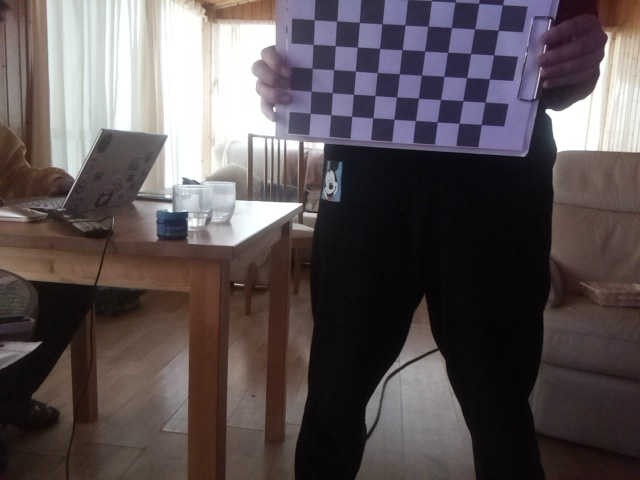
#> input picture code/calibration/calibration_images/test1/cal_image_1.jpg, 640 x 480 px, given in place of the camera
$ python pinhole.py
#> lines starting #> are read from the running program, lines starting #| are printed output that depends on the picture; after the words box and inside, x2 and y2 are one past the last pixel; in counts of white or black regions, pixels touching at a corner belong together; long printed decimals are rounded
### code/camera/camera_pibot/projGeom.py
###############################################################################
# (C) 2019 - Julio Vega
###############################################################################
# En este fichero se implementan funciones relacionadas con la Geometría      #
# Proyectiva, aplicada a la PiCam cámara modelo Pin Hole.                     #
###############################################################################

import numpy

DEBUG = 1

class Punto2D:
	x = 0
	y = 0
	h = 0

class Punto3D:
	x = 0
	y = 0
	z = 0
	h = 0

class PinholeCamera:
	position = Punto3D() # camera 3d position in mm
	foa = Punto3D() # camera 3d focus of attention in mm
	roll = None # camera roll position angle in rads
	fdistx = None # focus x distance in mm
	fdisty = None # focus y distance in mm
	u0 = None # pixels
	v0 = None
	skew = None #angle between the x and y pixel axes in rads
	rows = None # image height in pixels
	columns = None # image width in pixels
	# camera K matrix
	k11 = None
	k12 = None
	k13 = None
	k14 = None
	k21 = None
	k22 = None
	k23 = None
	k24 = None
	k31 = None
	k32 = None
	k33 = None
	k34 = None
	# camera rotation + translation matrix
	rt11 = None
	rt12 = None
	rt13 = None
	rt14 = None
	rt21 = None
	rt22 = None
	rt23 = None
	rt24 = None
	rt31 = None
	rt32 = None
	rt33 = None
	rt34 = None
	rt41 = None
	rt42 = None
	rt43 = None
	rt44 = None
	# distortion parameters
	d1 = None
	d2 = None
	d3 = None
	d4 = None
	d5 = None
	d6 = None
	dx = None
	dy = None

	# [46 lines left out: functions printCameraInfo, project, not called in this run]

def backproject (punto2D, camera):
	output = -1
	temp2D = Punto2D()
	punto3D = Punto3D()

	if (punto2D.h>0.):
		temp2D.h=camera.k11
		temp2D.x=punto2D.x*camera.k11/punto2D.h
		temp2D.y=punto2D.y*camera.k11/punto2D.h

		ik11=(1./camera.k11)
		ik12=-camera.k12/(camera.k11*camera.k22)
		ik13=(camera.k12*camera.k23-camera.k13*camera.k22)/(camera.k22*camera.k11)
		ik21=0.
		ik22=(1./camera.k22)
		ik23=-(camera.k23/camera.k22)
		ik31=0.
		ik32=0.
		ik33=1.

		a1=ik11*temp2D.x+ik12*temp2D.y+ik13*temp2D.h
		a2=ik21*temp2D.x+ik22*temp2D.y+ik23*temp2D.h
		a3=ik31*temp2D.x+ik32*temp2D.y+ik33*temp2D.h
		a4=1.

		ir11=camera.rt11
		ir12=camera.rt21
		ir13=camera.rt31
		ir14=0.
		ir21=camera.rt12
		ir22=camera.rt22
		ir23=camera.rt32
		ir24=0.
		ir31=camera.rt13
		ir32=camera.rt23
		ir33=camera.rt33
		ir34=0.
		ir41=0.
		ir42=0.
		ir43=0.
		ir44=1.

		b1=ir11*a1+ir12*a2+ir13*a3+ir14*a4
		b2=ir21*a1+ir22*a2+ir23*a3+ir24*a4
		b3=ir31*a1+ir32*a2+ir33*a3+ir34*a4
		b4=ir41*a1+ir42*a2+ir43*a3+ir44*a4

		it11=1.
		it12=0.
		it13=0.
		it14=camera.position.x
		it21=0.
		it22=1.
		it23=0.
		it24=camera.position.y
		it31=0.
		it32=0.
		it33=1.
		it34=camera.position.z
		it41=0.
		it42=0.
		it43=0.
		it44=1.

		punto3D.x=it11*b1+it12*b2+it13*b3+it14*b4
		punto3D.y=it21*b1+it22*b2+it23*b3+it24*b4
		punto3D.z=it31*b1+it32*b2+it33*b3+it34*b4
		punto3D.h=it41*b1+it42*b2+it43*b3+it44*b4

		if (punto3D.h!=0.):
			punto3D.x=punto3D.x/punto3D.h
			punto3D.y=punto3D.y/punto3D.h
			punto3D.z=punto3D.z/punto3D.h
			punto3D.h=1.
			output=1
		else:
			output=0

	return(output, punto3D)

# if p1 and p2 can't be drawed in a camera.cols X camera.rows image, then it will return 0. Otherwise it will return 1 and gooda & goodb will be the correct points in the image to be drawn
# p1 and p2 are both 2dpoints, output are a and b, 2dpoints also
# [218 lines left out: function displayline, not called in this run]

### code/camera/camera_pibot/pinhole.py
###############################################################################
# (C) 2019 - Julio Vega
###############################################################################
# Algoritmo de navegación de PiBot basado en sonar visual percibido por PiCam.#
# En este programa, los motores están parados, para así poder hacer pruebas.  #
###############################################################################

# -*- coding: utf-8 -*-
from projGeom import *
import cv2
import numpy


ANCHO_IMAGEN = 640
LARGO_IMAGEN = 480
FX = 497.66
FY = 502.16
CX = 325.3
CY = 240.18

DEGTORAD = 3.1415926535897932 / 180
myCamera = None


def loadCamera ():
	global myCamera
	myCamera = PinholeCamera()
	thetaY = 50*DEGTORAD # considerando que la camara (en vertical) está rotada 90º sobre eje Y
	thetaZ = 0*DEGTORAD # considerando que la camara (en vertical) está rotada 90º sobre eje Y
	thetaX = 0*DEGTORAD # considerando que la camara (en vertical) está rotada 90º sobre eje Y

	R_y = numpy.array ([(numpy.cos(thetaY),0,-numpy.sin(thetaY)),(0,1,0),(numpy.sin(thetaY),0,numpy.cos(thetaY))]) # R is a 3x3 rotation matrix
	R_z = numpy.array ([(numpy.cos(thetaZ),-numpy.sin(thetaZ),0),(numpy.sin(thetaZ),numpy.cos(thetaZ),0),(0,0,1)]) # R is a 3x3 rotation matrix
	R_x = numpy.array ([(1,0,0),(0,numpy.cos(thetaX),numpy.sin(thetaX)),(0, -numpy.sin(thetaX),numpy.cos(thetaX))]) # R is a 3x3 rotation matrix

	R_subt = numpy.dot (R_y, R_z)
	R_tot = numpy.dot (R_subt, R_x)

	T = numpy.array ([(1,0,0,0),(0,1,0,0),(0,0,1,-110)]) # T is a 3x4 traslation matrix
	Res = numpy.dot (R_tot,T)
	RT = numpy.append(Res, [[0,0,0,1]], axis=0) # RT is a 4x4 matrix
	K = numpy.array ([(FX,0,CX,0),(0,FY,CY,0),(0,0,1,0)]) # K is a 3x4 matrix
	# -------------------------------------------------------------

	# -------------------------------------------------------------
	# LOADING BOTH CAMERA MODELS JUST TO TEST THEM
	# -------------------------------------------------------------
	# A) PROGEO CAMERA
	# -------------------------------------------------------------
	myCamera.position.x = 0
	myCamera.position.y = 0
	myCamera.position.z = -88
	myCamera.position.h = 1

	# K intrinsec parameters matrix (values got from the PiCamCalibration.py)
	myCamera.k11 = K[0,0]
	myCamera.k12 = K[0,1]
	myCamera.k13 = K[0,2]
	myCamera.k14 = K[0,3]

	myCamera.k21 = K[1,0]
	myCamera.k22 = K[1,1]
	myCamera.k23 = K[1,2]
	myCamera.k24 = K[1,3]

	myCamera.k31 = K[2,0]
	myCamera.k32 = K[2,1]
	myCamera.k33 = K[2,2]
	myCamera.k34 = K[2,3]

	# RT rotation-traslation matrix
	myCamera.rt11 = RT[0,0]
	myCamera.rt12 = RT[0,1]
	myCamera.rt13 = RT[0,2]
	myCamera.rt14 = RT[0,3]

	myCamera.rt21 = RT[1,0]
	myCamera.rt22 = RT[1,1]
	myCamera.rt23 = RT[1,2]
	myCamera.rt24 = RT[1,3]

	myCamera.rt31 = RT[2,0]
	myCamera.rt32 = RT[2,1]
	myCamera.rt33 = RT[2,2]
	myCamera.rt34 = RT[2,3]

	myCamera.rt41 = RT[3,0]
	myCamera.rt42 = RT[3,1]
	myCamera.rt43 = RT[3,2]
	myCamera.rt44 = RT[3,3]

	myCamera.fdistx = K[0,0] #myCamera.k11
	myCamera.fdisty = K[1,1] #myCamera.k22
	myCamera.u0 = K[0,2] #myCamera.k13
	myCamera.v0 = K[1,2] #myCamera.k23
	myCamera.rows = LARGO_IMAGEN
	myCamera.columns = ANCHO_IMAGEN

	#myCamera.printCameraInfo ()
	# -------------------------------------------------------------
	'''
	# -------------------------------------------------------------
	# B) OPENCV CAMERA
	# -------------------------------------------------------------
	cameraCV = PinholeCamera_CV ()
	campositionCV = [(myCamera.position.x, myCamera.position.y, myCamera.position.z)]
	D = [(0.04853663), (-0.19172296), (-0.00088241), (-0.00245449), (-0.2196874)]
	K_CV = numpy.array ([(313.89382026,0,158.04145907),(0,316.64906146,117.5728043),(0,0,1)]) # K_CV is a 3x3 matrix
	cameraCV.setPinHoleCamera(K_CV, D, R, T, ANCHO_IMAGEN, LARGO_IMAGEN, campositionCV)

	cameraCV.printCameraInfo ()
	'''

def pixel2optical (p2d):
	aux = p2d.x
	p2d.x = LARGO_IMAGEN-1-p2d.y
	p2d.y = aux
	p2d.h = 1

	return p2d

def getIntersectionZ (p2d):
	p3d = Punto3D ()
	res = Punto3D ()
	p2d_ = Punto2D ()

	x = myCamera.position.x
	y = myCamera.position.y
	z = myCamera.position.z

	p2d_ = pixel2optical(p2d)
	result, p3d = backproject(p2d_, myCamera)

	# Check division by zero
	if((p3d.z-z) == 0.0):
		res.h = 0.0
		return

	zfinal = 0. # Quiero que intersecte con el Plano Z = 0

	# Linear equation (X-x)/(p3d.X-x) = (Y-y)/(p3d.Y-y) = (Z-z)/(p3d.Z-z)
	xfinal = x + (p3d.x - x)*(zfinal - z)/(p3d.z-z)
	yfinal = y + (p3d.y - y)*(zfinal - z)/(p3d.z-z)

	res.x = xfinal
	res.y = yfinal
	res.z = zfinal
	res.h = 1.0

	return res

def calcular_distancia_3d(x_cam, y_cam, z_cam, x_punto, y_punto, z_punto):
    distancia = numpy.sqrt((x_punto - x_cam)**2 + (y_punto - y_cam)**2 + (z_punto - z_cam)**2)
    return distancia


def detect_color(frame, lower_color, upper_color):
    hsv = cv2.cvtColor(frame, cv2.COLOR_BGR2HSV)
    mask = cv2.inRange(hsv, lower_color, upper_color)
    # Esto  hasido modificado
    contours, _ = cv2.findContours(mask, cv2.RETR_EXTERNAL, cv2.CHAIN_APPROX_SIMPLE)

    if contours:
        c = max(contours, key=cv2.contourArea)
        M = cv2.moments(c)
        if M["m00"] != 0:
            centroid_x = int(M["m10"] / M["m00"])
            centroid_y = int(M["m01"] / M["m00"])
            return centroid_x, centroid_y
    return None, None


# obtenemos el pixel de la imagen
def getPoints (frame):

    #global fronteraImg
    #global puntosFrontera

    pixel = Punto2D()
    pixelOnGround3D = Punto3D()

    lower_color = numpy.array([150, 50, 50])
    upper_color = numpy.array([170, 255, 255])

    centroid_x, centroid_y = detect_color(frame, lower_color, upper_color)


    if centroid_x is not None and centroid_y is not None:
        cv2.circle(frame, (centroid_x, centroid_y), 5, (0, 255, 0), -1)
        cv2.putText(frame, f"Centroide: ({centroid_x}, {centroid_y})", (centroid_x - 100, centroid_y - 20),
                        cv2.FONT_HERSHEY_SIMPLEX, 0.5, (255, 255, 255), 2)

        pixel.x = centroid_x
        pixel.y = centroid_y
        pixel.h = 1

        pixelOnGround3D = getIntersectionZ (pixel)

        print(f"Coordenadas 3D: X={pixelOnGround3D.x}, Y={pixelOnGround3D.y}, Z={pixelOnGround3D.z}")

if __name__=="__main__":

    cv2.namedWindow("Image Feed")
    # Mueve la ventana a una posición en concreto de la pantalla
    cv2.moveWindow("Image Feed", 159, -25)

    # Inicializa la cámara
    cap = cv2.VideoCapture(0)


    loadCamera()

    while True:

        # Lee un frame de la cámara
        ret,frame = cap.read()
#> frame is the input picture: shape (480, 640, 3); mean B, G, R 84.3, 82.6, 90.9

        # Gira la cámara 180º porque la cámara está físicamente dada la vuelta
        #flipped_frame = cv2.flip(frame,0)
        #flipped_frame = cv2.flip(flipped_frame,1)


        getPoints(frame)
#> in detect_color, `hsv = cv2.cvtColor(frame, cv2.COLOR_BGR2HSV)`: hsv: shape (480, 640, 3); mean H, S, V 64.7, 56.2, 95.3
#> in detect_color, `mask = cv2.inRange(hsv, lower_color, upper_color)`:
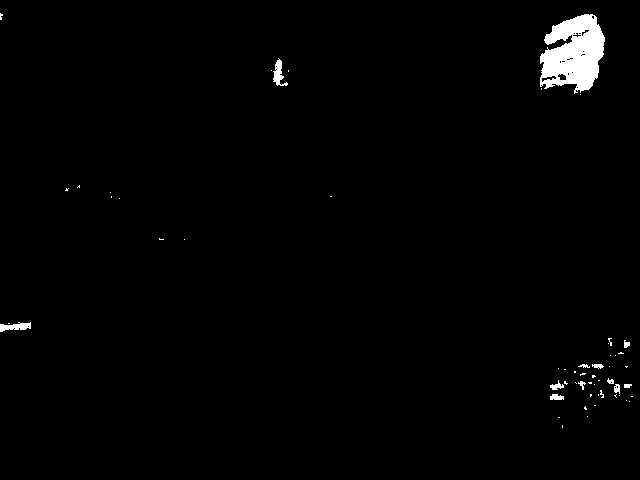
#> mask: shape (480, 640); 1.4% white; 56 white regions (44 under 20 px)
#> in detect_color, `contours, _ = cv2.findContours(mask, cv2.RETR_EXTERNAL, cv2.CHAIN_APPR..`: contours = 56 contours, 48 with area under 20; largest, box (x1, y1, x2, y2) and area: (540, 14, 605, 94) 3472, (273, 58, 288, 86) 150, (0, 322, 31, 332) 148, (550, 394, 564, 400) 49, (550, 380, 564, 390) 45, (614, 384, 620, 394) 34, (592, 364, 604, 369) 28, (624, 340, 630, 348) 22
#> in detect_color, `c = max(contours, key=cv2.contourArea)`: c = contour of 208 points, box (x1, y1, x2, y2) (540, 14, 605, 94), area 3472
#> in detect_color, `M = cv2.moments(c)`: M = moments, m00 3471.5, centre m10/m00, m01/m00 = (573.4, 53.31)
#> in detect_color, `centroid_x = int(M["m10"] / M["m00"])`: centroid_x = 573
#> in detect_color, `centroid_y = int(M["m01"] / M["m00"])`: centroid_y = 53
#> in getPoints, `centroid_x, centroid_y = detect_color(frame, lower_color, upper_color)`: centroid_x = 573; centroid_y = 53
#> in getPoints, `cv2.circle(frame, (centroid_x, centroid_y), 5, (0, 255, 0), -1)`: frame: shape (480, 640, 3); 0.03% of pixels changed, all inside (x1, y1, x2, y2) = (568, 48, 579, 59)
#> in getPoints, `cv2.putText(frame, f"Centroide: ({centroid_x}, {centroid_y})", (centro..`:
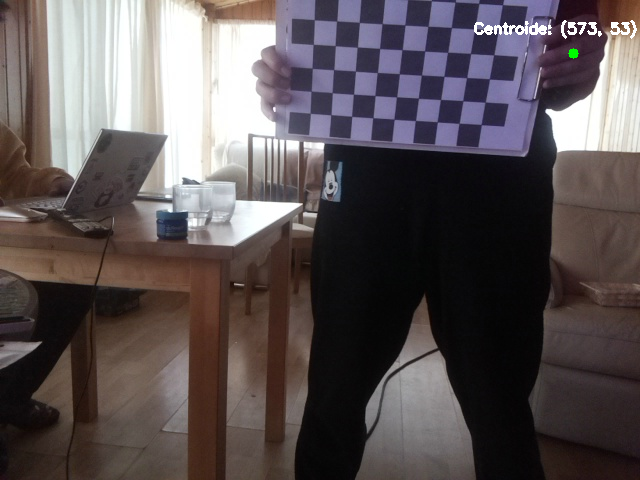
#> frame: shape (480, 640, 3); mean B, G, R 84.8, 83.3, 91.5
#> in getPoints, `pixel.x = centroid_x`: pixel.x = 573
#> in getPoints, `pixel.y = centroid_y`: pixel.y = 53
#> in pixel2optical, `aux = p2d.x`: aux = 573
#> in pixel2optical, `p2d.x = LARGO_IMAGEN-1-p2d.y`: p2d.x = 426
#> in pixel2optical, `p2d.y = aux`: p2d.y = 573
#> in backproject, `temp2D.x=punto2D.x*camera.k11/punto2D.h`: temp2D.x = 212003.2
#> in backproject, `temp2D.y=punto2D.y*camera.k11/punto2D.h`: temp2D.y = 285159.2
#> in backproject, `a1=ik11*temp2D.x+ik12*temp2D.y+ik13*temp2D.h`: a1 = 100.7
#> in backproject, `a2=ik21*temp2D.x+ik22*temp2D.y+ik23*temp2D.h`: a2 = 329.8
#> in backproject, `a3=ik31*temp2D.x+ik32*temp2D.y+ik33*temp2D.h`: a3 = 497.7
#> in backproject, `b1=ir11*a1+ir12*a2+ir13*a3+ir14*a4`: b1 = 446
#> in backproject, `b2=ir21*a1+ir22*a2+ir23*a3+ir24*a4`: b2 = 329.8
#> in backproject, `b3=ir31*a1+ir32*a2+ir33*a3+ir34*a4`: b3 = 242.7
#> in backproject, `b4=ir41*a1+ir42*a2+ir43*a3+ir44*a4`: b4 = 1
#> in backproject, `punto3D.x=it11*b1+it12*b2+it13*b3+it14*b4`: punto3D.x = 446
#> in backproject, `punto3D.y=it21*b1+it22*b2+it23*b3+it24*b4`: punto3D.y = 329.8
#> in backproject, `punto3D.z=it31*b1+it32*b2+it33*b3+it34*b4`: punto3D.z = 154.7
#> in backproject, `punto3D.h=it41*b1+it42*b2+it43*b3+it44*b4`: punto3D.h = 1
#> in getIntersectionZ, `xfinal = x + (p3d.x - x)*(zfinal - z)/(p3d.z-z)`: xfinal = 161.7
#> in getIntersectionZ, `yfinal = y + (p3d.y - y)*(zfinal - z)/(p3d.z-z)`: yfinal = 119.6
#> in getIntersectionZ, `res.x = xfinal`: res.x = 161.7
#> in getIntersectionZ, `res.y = yfinal`: res.y = 119.6
#| Coordenadas 3D: X=161.666, Y=119.571, Z=0.0

        cv2.imshow('Frame', frame)
        if cv2.waitKey(1) & 0xFF == ord('q'):
#> (key q is pressed here)
            break

    cap.release()
    cv2.destroyAllWindows()

$ run again, on code/calibration/calibration_images/test1/cal_image_12.jpg
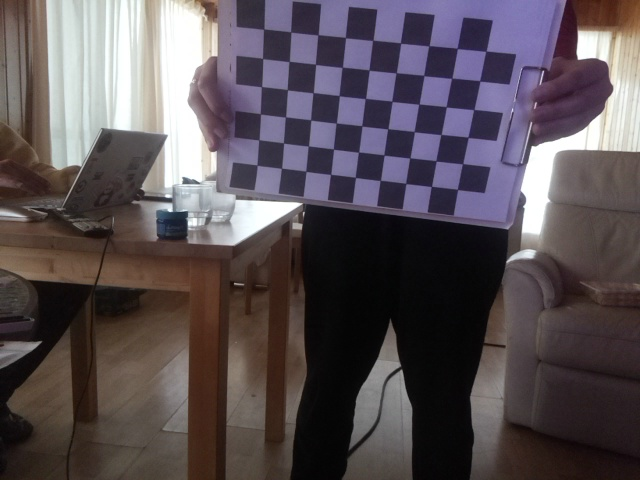
#> input picture code/calibration/calibration_images/test1/cal_image_12.jpg, 640 x 480 px, given in place of the camera
#> frame is the input picture: shape (480, 640, 3); mean B, G, R 85.1, 80.3, 89.2
#> hsv: shape (480, 640, 3); mean H, S, V 68.6, 61.2, 95.7
#> in detect_color, `mask = cv2.inRange(hsv, lower_color, upper_color)`:
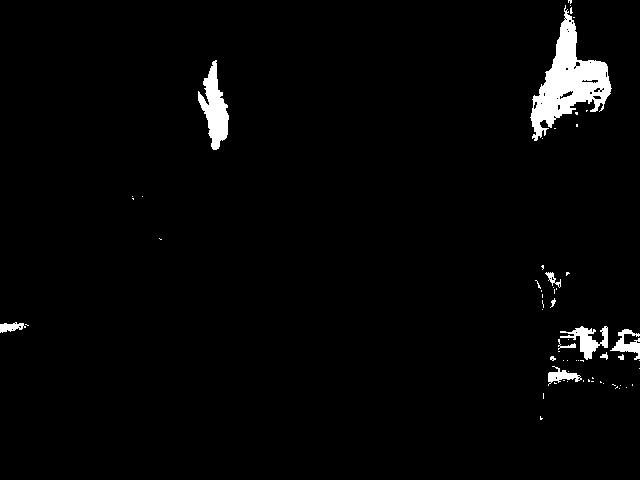
#> mask: shape (480, 640); 2.5% white; 63 white regions (51 under 20 px)
#> contours = 63 contours, 55 with area under 20; largest, box (x1, y1, x2, y2) and area: (530, 5, 612, 141) 4200, (198, 60, 229, 150) 1283, (560, 326, 608, 360) 529, (610, 329, 640, 360) 306, (548, 366, 582, 386) 229, (0, 322, 26, 333) 142, (545, 272, 561, 288) 68, (558, 339, 576, 350) 30
#> c = contour of 247 points, box (x1, y1, x2, y2) (530, 5, 612, 141), area 4200
#> M = moments, m00 4200, centre m10/m00, m01/m00 = (568.6, 81.2)
#> in detect_color, `centroid_x = int(M["m10"] / M["m00"])`: centroid_x = 568
#> in detect_color, `centroid_y = int(M["m01"] / M["m00"])`: centroid_y = 81
#> in getPoints, `centroid_x, centroid_y = detect_color(frame, lower_color, upper_color)`: centroid_x = 568; centroid_y = 81
#> in getPoints, `cv2.putText(frame, f"Centroide: ({centroid_x}, {centroid_y})", (centro..`:
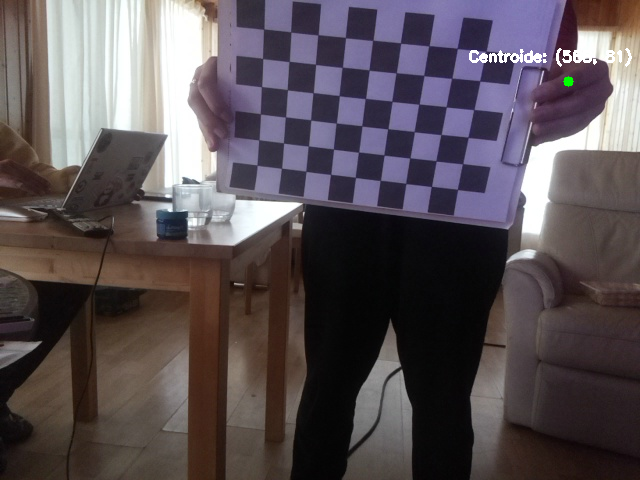
#> frame: shape (480, 640, 3); mean B, G, R 85.5, 80.9, 89.6
#> pixel.x = 568
#> pixel.y = 81
#> aux = 568
#> p2d.x = 398
#> p2d.y = 568
#> temp2D.x = 198068.7
#> temp2D.y = 282670.9
#> a1 = 72.7
#> a2 = 324.9
#> a3 = 497.7
#> b1 = 428
#> b2 = 324.9
#> b3 = 264.2
#> b4 = 1
#> punto3D.x = 428
#> punto3D.y = 324.9
#> punto3D.z = 176.2
#> punto3D.h = 1
#> xfinal = 142.5
#> yfinal = 108.2
#> res.x = 142.5
#> res.y = 108.2
#| Coordenadas 3D: X=142.546, Y=108.213, Z=0.0

$ run again, on code/calibration/calibration_images/test1/cal_image_13.jpg
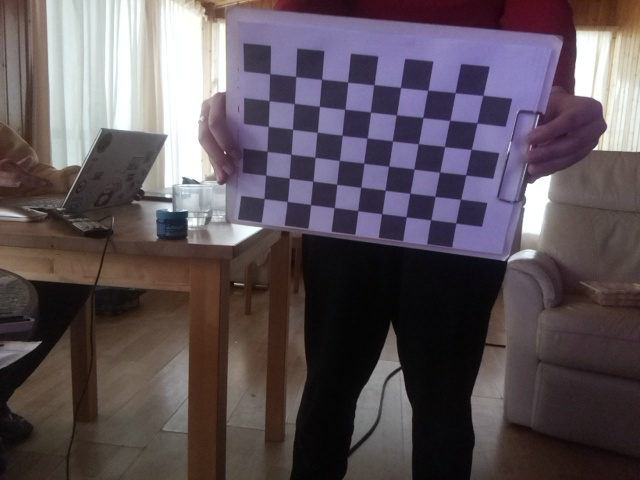
#> input picture code/calibration/calibration_images/test1/cal_image_13.jpg, 640 x 480 px, given in place of the camera
#> frame is the input picture: shape (480, 640, 3); mean B, G, R 89, 82.6, 92.7
#> hsv: shape (480, 640, 3); mean H, S, V 74.6, 64.8, 100
#> in detect_color, `mask = cv2.inRange(hsv, lower_color, upper_color)`:
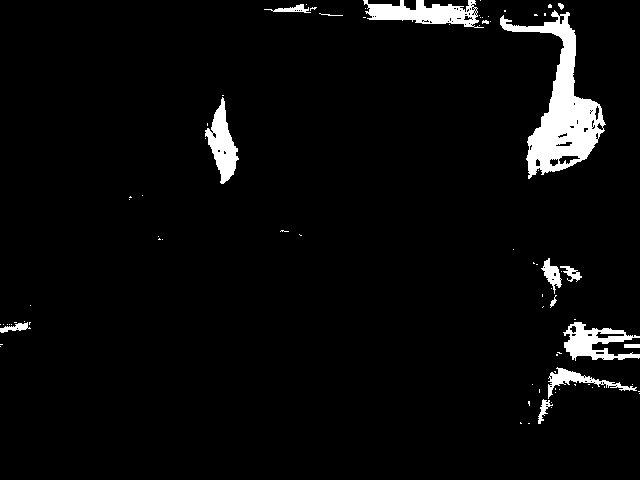
#> mask: shape (480, 640); 4.1% white; 82 white regions (67 under 20 px)
#> contours = 82 contours, 70 with area under 20; largest, box (x1, y1, x2, y2) and area: (500, 10, 606, 179) 5910, (363, 0, 484, 28) 1747, (563, 322, 640, 361) 1416, (205, 97, 239, 184) 1298, (548, 367, 637, 399) 552
#> c = contour of 274 points, box (x1, y1, x2, y2) (500, 10, 606, 179), area 5910
#> M = moments, m00 5910, centre m10/m00, m01/m00 = (562.3, 110.4)
#> in detect_color, `centroid_x = int(M["m10"] / M["m00"])`: centroid_x = 562
#> in detect_color, `centroid_y = int(M["m01"] / M["m00"])`: centroid_y = 110
#> in getPoints, `centroid_x, centroid_y = detect_color(frame, lower_color, upper_color)`: centroid_x = 562; centroid_y = 110
#> in getPoints, `cv2.putText(frame, f"Centroide: ({centroid_x}, {centroid_y})", (centro..`:
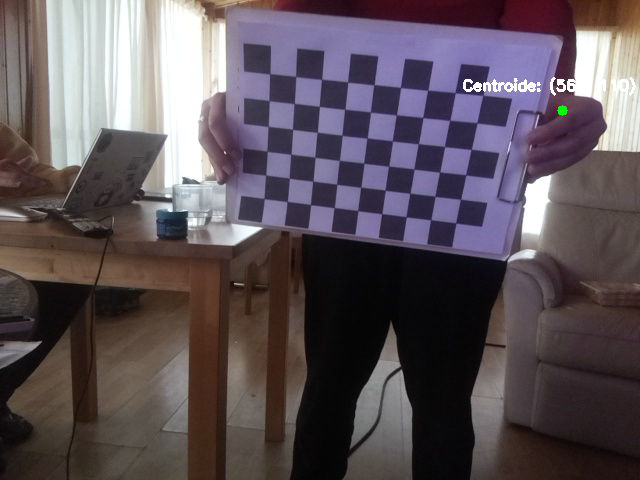
#> frame: shape (480, 640, 3); mean B, G, R 89.3, 83.1, 93.1
#> pixel.x = 562
#> pixel.y = 110
#> aux = 562
#> p2d.x = 369
#> p2d.y = 562
#> temp2D.x = 183636.5
#> temp2D.y = 279684.9
#> a1 = 43.7
#> a2 = 318.9
#> a3 = 497.7
#> b1 = 409.3
#> b2 = 318.9
#> b3 = 286.4
#> b4 = 1
#> punto3D.x = 409.3
#> punto3D.y = 318.9
#> punto3D.z = 198.4
#> punto3D.h = 1
#> xfinal = 125.8
#> yfinal = 97.99
#> res.x = 125.8
#> res.y = 97.99
#| Coordenadas 3D: X=125.763, Y=97.992, Z=0.0
